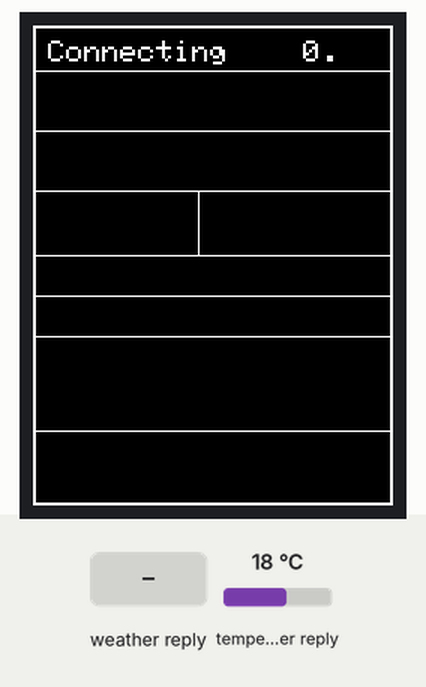
Bench run of a sketch on a simulated ESP8266 (NodeMCU). Shown: 240×320 colour display. The test bench sets the inputs (shaded band); at power-on: temperature in the weather reply 18 °C. WiFi joins after 1.5 s; servers stay silent unless stated; web services answer with replies made up by the test bench; what the sketch prints to the serial monitor is not drawn.

Above: at 1.3 s.
At 4.4 s:
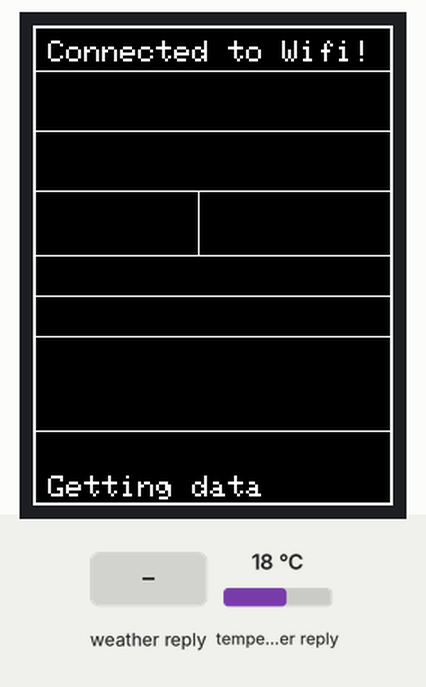
4.5 s: weather in the web reply set to Clear
At 6.3 s:
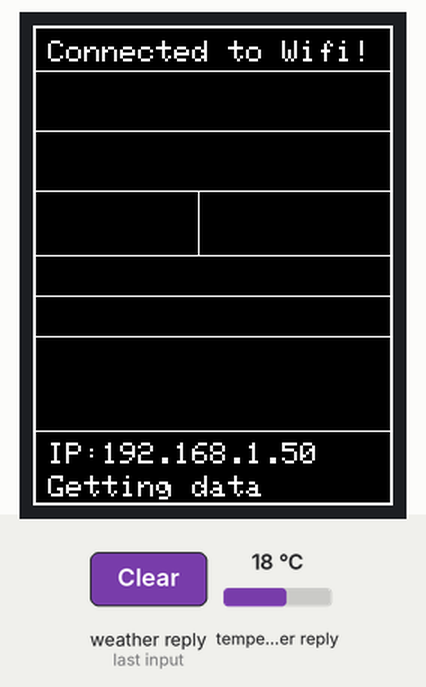
At 9.1 s:
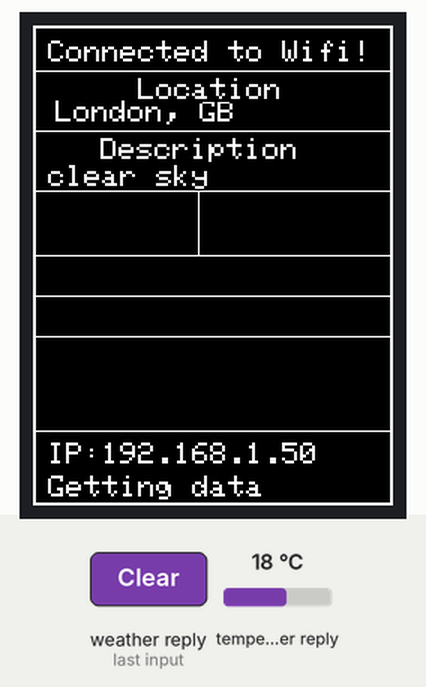
Timing chart, 0 to 10.6 s (numbered marks = the images above; inputs shaded):
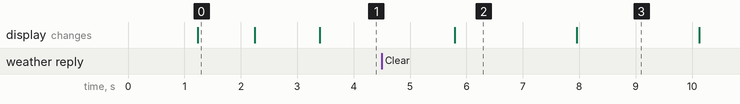

The sketch:

ESP8266.ino
```cpp
// simple Code for reading information from openweathermap.org

  #include <ESP8266WiFi.h>
  #include <ArduinoJson.h>
  #include <Wire.h>
  #include <TFT_eSPI.h> // Hardware-specific library
  #include <SPI.h>
  #include "Adafruit_GFX.h"
  #include <NTPClient.h>
  #include <WiFiUdp.h>

  TFT_eSPI tft = TFT_eSPI();       // Invoke custom library


  #define TFT_GREY        0x5AEB
  #define TFT_BLACK       0x0000
  #define TFT_NAVY        0x000F
  #define TFT_DARKGREEN   0x03E0
  #define TFT_DARKCYAN    0x03EF
  #define TFT_MAROON      0x7800
  #define TFT_PURPLE      0x780F
  #define TFT_OLIVE       0x7BE0
  #define TFT_LIGHTGREY   0xC618
  #define TFT_DARKGREY    0x7BEF
  #define TFT_BLUE        0x001F
  #define TFT_GREEN       0x07E0
  #define TFT_CYAN        0x07FF
  #define TFT_RED         0xF800
  #define TFT_MAGENTA     0xF81F
  #define TFT_YELLOW      0xFFE0
  #define TFT_WHITE       0xFFFF
  #define TFT_ORANGE      0xFDA0
  #define TFT_GREENYELLOW 0xB7E0
  #define TFT_PINK        0xFC9F

  // Don't change!!!
  #define TFT_DC  D3
  #define TFT_CS  D8
  #define TFT_MOSI D7
  #define TFT_SCK D5
  //#define TFT_RST D4


  const char* ssid     = "--------------------";                 // SSID of local network
  const char* password = "--------------------";                    // Password on network
  String APIKEY = "-----------------------";
  String CityID = "-------------";                                 //Your City ID


  WiFiClient client;
  char servername[]="api.openweathermap.org";              // remote server we will connect to
  String result;

  int  counter = 10;

  String weatherDescription ="";
  String weatherLocation = "";
  String Country;
  float Temperature;
  float Humidity;
  float Pressure;
  float Sunrise;
  float Sunset;
  float Speed;
  float Temp_min;
  float Temp_max;
  float Visibility;
  float Wind_angle;


  void setup()
  {
  Serial.begin(115200);
  int cursorPosition=0;
  tft.init();
  tft.fillScreen(TFT_BLACK );
  tft.setRotation(0); //2
  tft.setTextWrap(0);
  tft.setTextSize(2);
  tft.setTextColor(TFT_WHITE, TFT_BLACK);

  tft.drawRect(0,0,240,320,TFT_WHITE);
  tft.drawRect(1,1,238,318,TFT_WHITE);
  tft.drawLine(2,30,240,30, TFT_WHITE);
  tft.drawLine(2,70,240,70, TFT_WHITE);
  tft.drawLine(2,110,240,110, TFT_WHITE);
  tft.drawLine(2,153,240,153, TFT_WHITE);
  tft.drawLine(110,110,110,152, TFT_WHITE);//
  tft.drawLine(2,180,240,180, TFT_WHITE);
  tft.drawLine(2,207,240,207, TFT_WHITE);
  tft.drawLine(2,270,240,270, TFT_WHITE);


  tft.setCursor(10,10);
  tft.print("Connecting");
  Serial.println("Connecting");
  WiFi.begin(ssid, password);

             while (WiFi.status() != WL_CONNECTED)
            {
            {
            delay(1000);
            tft.setTextColor(TFT_WHITE, TFT_BLACK);
            tft.setTextSize(2);
            tft.setCursor(180,10);
            tft.print(cursorPosition);
            tft.print(".");
            cursorPosition++;
            }


  }

  tft.setCursor(10,10);
  tft.setTextSize(2);
  tft.setTextColor(TFT_WHITE, TFT_BLACK);
  tft.print("Connected to Wifi!");
  Serial.println("Connected");
  delay(1000);
    }

    void loop()

    {
    if(counter == 10)                                 //Get new data every 10 minutes
    {
      counter = 0;
      displayGettingData();
      delay(1000);
      getWeatherData();
      delay(1000);
    }else
    {
      counter++;
      displayWeather(weatherLocation,weatherDescription);
       delay(1000);
      displayConditions(Temperature,Humidity,Pressure);
      delay(1000);
      displayWindSpeed(Speed , Temp_min , Temp_max, Visibility, Wind_angle);
      delay(1000);


{
      tft.drawCircle(220,305,10,TFT_WHITE);
      tft.fillCircle(220,305,8,TFT_GREEN);
      delay(6000);
      tft.fillCircle(220,305,8,TFT_BLACK);
      //delay(3000);
      }
    }
    }

    void getWeatherData()                                //client function to send/receive GET request data.
   {
   if (client.connect(servername, 80))
          {                                         //starts client connection, checks for connection
          client.println("GET /data/2.5/weather?id="+CityID+"&units=metric&APPID="+APIKEY);
          client.println("Host: api.openweathermap.org");
          client.println("User-Agent: ArduinoWiFi/1.1");
          client.println("Connection: close");
          client.println();
          }
  else {
         Serial.println("connection failed");        //error message if no client connect
          Serial.println();
       }

  while(client.connected() && !client.available())
  delay(1);                                          //waits for data
  while (client.connected() || client.available())
       {                                             //connected or data available
         char c = client.read();                     //gets byte from ethernet buffer
         result = result+c;
       }

  client.stop();                                      //stop client
  result.replace('[', ' ');
  result.replace(']', ' ');
  Serial.println(result);
  char jsonArray [result.length()+1];
  result.toCharArray(jsonArray,sizeof(jsonArray));
  jsonArray[result.length() + 1] = '\0';
  StaticJsonBuffer<1024> json_buf;
  JsonObject &root = json_buf.parseObject(jsonArray);

  if (!root.success())
  {
    Serial.println("parseObject() failed");
  }

  String location = root["name"];
  String country = root["sys"]["country"];
  float temperature = root["main"]["temp"];
  float humidity = root["main"]["humidity"];
  String weather = root["weather"]["main"];
  String description = root["weather"]["description"];
  float pressure = root["main"]["pressure"];
  float sunrise = root["sys"]["sunrise"];
  float sunset = root["sys"]["sunset"];
  float temp_min = root["main"]["temp_min"];
  float temp_max = root["main"]["temp_max"];
  float speed = root["wind"]["speed"];
  float visibility = root["visibility"];
  float wind_angle = root["wind"]["deg"];
  weatherDescription = description;
  weatherLocation = location;
  Country = country;
  Temperature = temperature;
  Humidity = humidity;
  Pressure = pressure;
  Sunrise = sunrise;
  Sunset = sunset;
  Speed = speed;
  Temp_min = temp_min;
  Temp_max = temp_max;
  Visibility = visibility;
  Wind_angle = wind_angle;


  tft.setTextSize(2);
  tft.setTextColor(TFT_WHITE, TFT_BLACK);
  tft.setCursor(10,278);
  tft.print("IP:");
  tft.print(WiFi.localIP());


  delay(1000);
 }

  void displayWeather(String location,String description)
 {
  tft.init();
  tft.setTextSize(2);
  tft.setTextColor(TFT_WHITE, TFT_BLACK);
  tft.setCursor(15,50);
  tft.print(location);
  tft.print(", ");
  tft.print(Country);
  tft.setCursor(10,93);
  tft.print(description);

  tft.setTextSize(2);
  tft.setTextColor(TFT_WHITE, TFT_BLACK);
  tft.setCursor(45,75);
  tft.print("Description");

  tft.setTextSize(2);
  tft.setTextColor(TFT_WHITE, TFT_BLACK);
  tft.setCursor(70,35);
  tft.print("Location");
  delay(1000);
 }

  void displayConditions(float Temperature,float Humidity, float Pressure)
 {
 tft.init();
 tft.setTextSize(2);
 tft.setTextColor(TFT_WHITE, TFT_BLACK);
 tft.setCursor(30,115);//Printing Temperature
 tft.print("Temp");

 tft.setTextSize(2);
 tft.setTextColor(TFT_WHITE, TFT_BLACK);
 tft.setCursor(20,133);//Printing Temperature
 tft.print(Temperature,1);
 tft.print("C ");

 tft.setCursor(120,115);
 tft.setTextSize(2);
 tft.setTextColor(TFT_WHITE, TFT_BLACK);
 tft.print("Humidity"); //Printing Humidity

 tft.setCursor(145,133);
 tft.setTextSize(2);
 tft.setTextColor(TFT_WHITE, TFT_BLACK);
 tft.print(Humidity,1);
 tft.print(" %");

 tft.setTextSize(2);
 tft.setTextColor(TFT_WHITE, TFT_BLACK);
 tft.setCursor(10,160);                     //Printing Pressure
 tft.print("P: ");
 tft.print(Pressure,1);
 tft.print(" hPa");
 delay(1000);
 }

 void displayGettingData()
 {
 tft.init();
 tft.setTextSize(2);
 tft.setCursor(10,300);
 tft.setTextColor(TFT_WHITE, TFT_BLACK);
 tft.print("Getting data");
 delay(1000);
 }

 void displayWindSpeed(float Speed , float Temp_min, float Temp_max , float Visibility , float Wind_angle)
 {

 tft.init();
 tft.setTextSize(2);
 tft.setCursor(10,187);
 tft.setTextColor(TFT_WHITE, TFT_BLACK);
 tft.print("Wind:");

 tft.setTextSize(2);
 tft.setCursor(95,187);
 tft.setTextColor(TFT_WHITE, TFT_BLACK);
 tft.print(Speed,1);

 tft.setTextSize(2);
 tft.setCursor(160,187);
 tft.setTextColor(TFT_WHITE, TFT_BLACK);
 tft.print("m/s");

 tft.setTextSize(2);
 tft.setCursor(10,210);
 tft.setTextColor(TFT_WHITE, TFT_BLACK);
 tft.print("Tmin:");
 tft.print(Temp_min);
 tft.print("C");

 tft.setTextSize(2);
 tft.setCursor(10,231);
 tft.setTextColor(TFT_WHITE, TFT_BLACK);
 tft.print("Tmax:");
 tft.print(Temp_max);
 tft.print("C");

 tft.setTextSize(2);
 tft.setCursor(10,252);
 tft.setTextColor(TFT_WHITE, TFT_BLACK);
 tft.print("Vis:");
 tft.print(Visibility,0);
 tft.print(" meters");

 tft.setTextSize(2);
 tft.setCursor(160,210);
 tft.setTextColor(TFT_WHITE, TFT_BLACK);
 tft.print("Angle");

 tft.setTextSize(2);
 tft.setCursor(165,231);
 tft.setTextColor(TFT_WHITE, TFT_BLACK);
 tft.print(Wind_angle,0);
 tft.print("°");

 delay(1000);}
```

Measured:
- after the input at 4.5 s, the display: first differs from a run without the input after 3.5 s (image 3)
- what the display in image 0 shows lasts 1.0 s, from 1.2 s to 2.2 s
- what the display in image 2 shows lasts 2.2 s, from 5.8 s to 8.0 s
